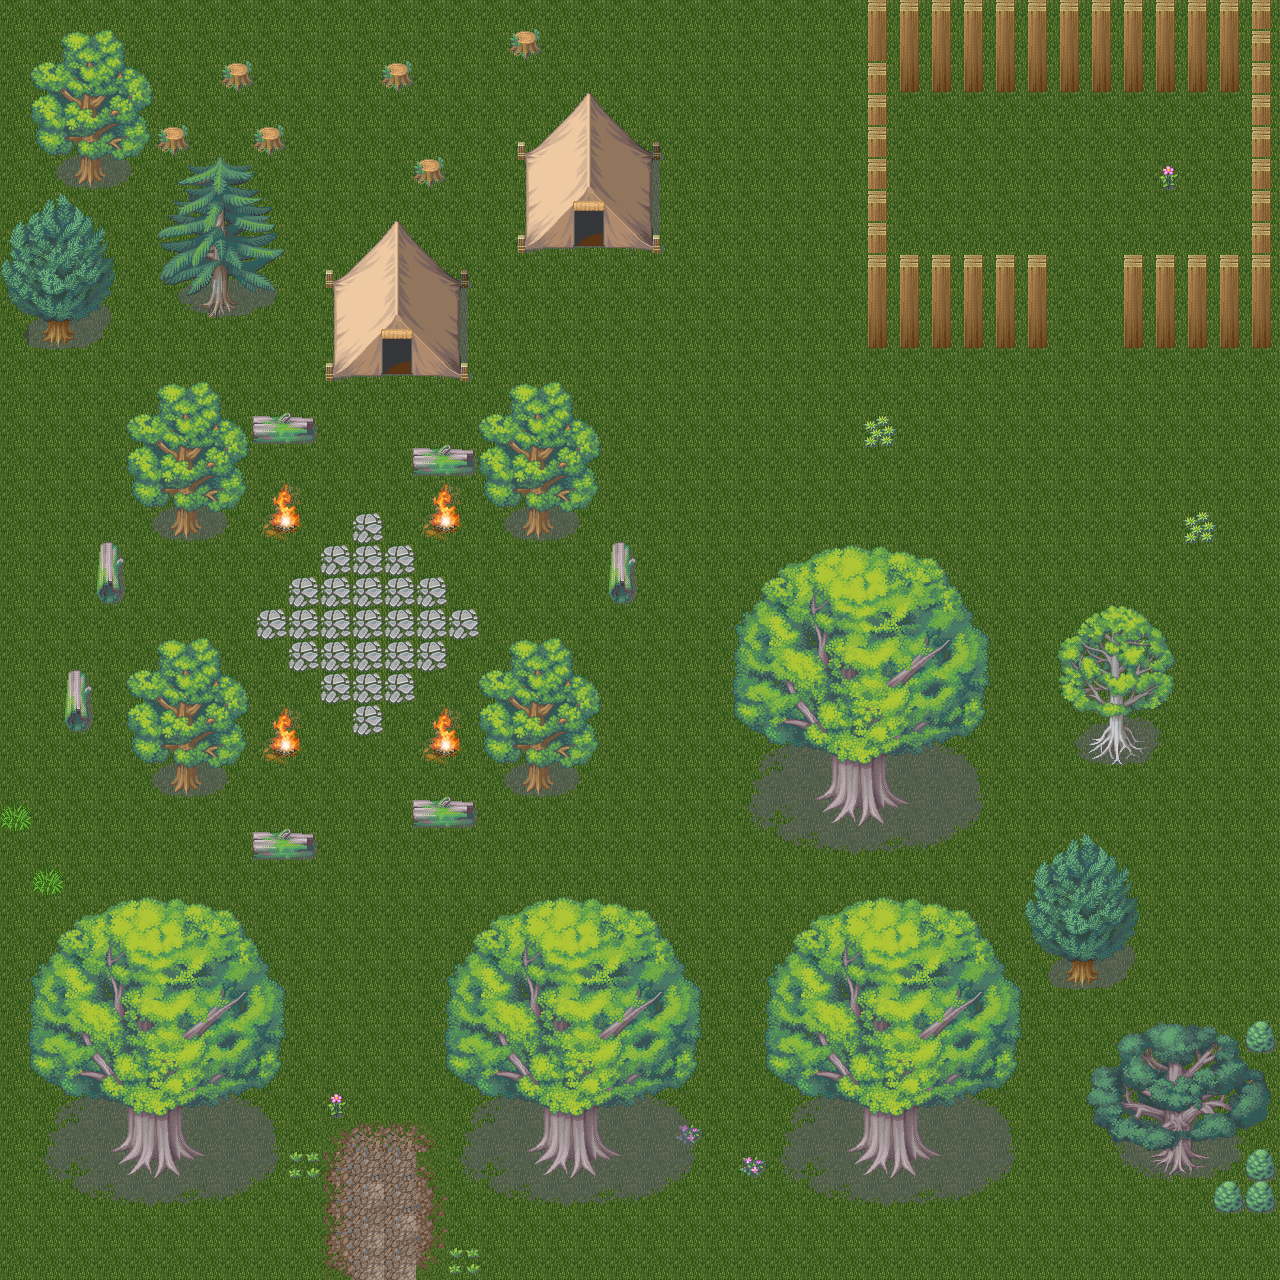

A 2D game scene composited from a Tiled map and its tileset images. What follows is a short description and the map's XML, with each tile layer's data collapsed to a summary:
An orthogonal 40x40 tile map with 32x32 px tiles, 4 tile layers (Colisão, Terreno, Terreno1, Objs), 5 tilesets.

<map version="1.2" tiledversion="1.3.0" orientation="orthogonal" renderorder="right-down" compressionlevel="0" width="40" height="40" tilewidth="32" tileheight="32" infinite="0" nextlayerid="8" nextobjectid="1">
 <tileset firstgid="1" source="225835_hyptosis_tile-art-batch-1.tsx" />
 <tileset firstgid="901" source="mountain_landscape_23.tsx" />
 <tileset firstgid="1157" source="Castle2.tsx" />
 <tileset firstgid="1413" source="225836_hyptosis_til-art-batch-2.tsx" />
 <tileset firstgid="2313" source="tileset.tsx" />
 <layer id="3" name="Colisão" width="40" height="40" opacity="0">
  <data>[1600 cells, 995 non-empty, 2 distinct tile ids]</data>
 </layer>
 <layer id="6" name="Terreno" width="40" height="40">
  <data>[1600 cells, 1600 non-empty, 1 distinct tile ids]</data>
 </layer>
 <layer id="7" name="Terreno1" width="40" height="40">
  <data>[1600 cells, 55 non-empty, 15 distinct tile ids]</data>
 </layer>
 <layer id="2" name="Objs" width="40" height="40" offsetx="-3.0303" offsety="-3.0303">
  <data>[1600 cells, 701 non-empty, 227 distinct tile ids]</data>
 </layer>
</map>
